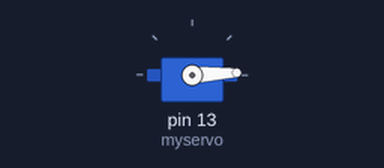
Bench run of a sketch on a simulated Arduino Uno, built with avr-gcc and run on an emulated ATmega328P. On the bench: servo.

Above: at 0.05 s.
At 1.4 s:
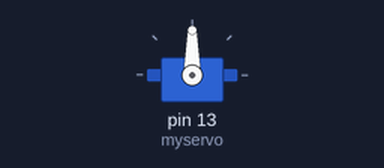
At 2.8 s:
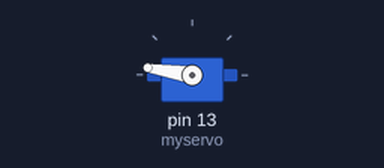
At 5.6 s:
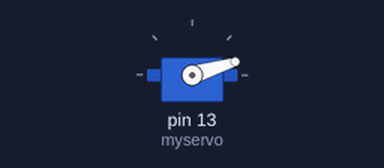
Timing chart, 0 to 7.6 s (numbered marks = the images above):
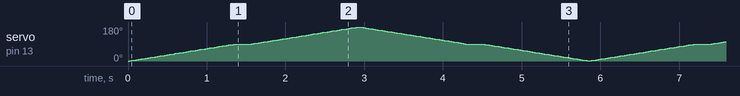

The sketch:

Servo_motor.ino
```cpp
#include <Servo.h>
Servo myservo;
int pos=0;
void setup()
{
  // put your setup code here, to run once:
    myservo.attach(13);
}

void loop()
{
  // put your main code here, to run repeatedly:
     for(pos=0;pos<=180;pos++)
     {
       myservo.write(pos);
       if(pos==90)
       delay(200);
       delay(15);
     }
    for(pos=180;pos>0;pos--)
    {
       myservo.write(pos);
       if(pos==90)
       delay(200);
       delay(15);
    }
}
```
